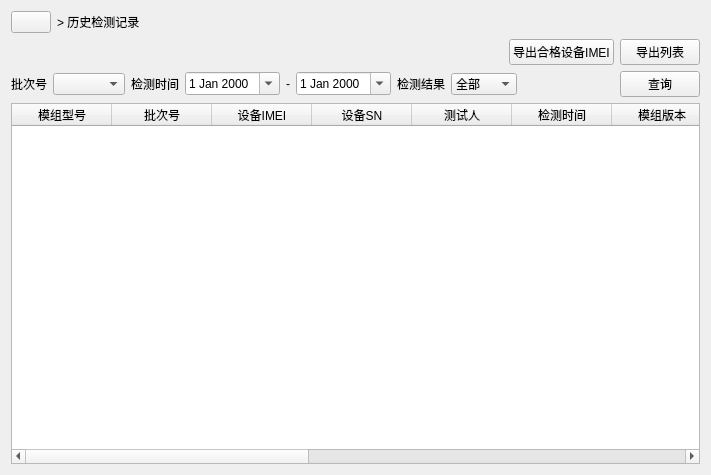
<?xml version="1.0" encoding="UTF-8"?>
<ui version="4.0">
 <class>saveRecord</class>
 <widget class="QWidget" name="saveRecord">
  <property name="geometry">
   <rect>
    <x>0</x>
    <y>0</y>
    <width>711</width>
    <height>475</height>
   </rect>
  </property>
  <property name="windowTitle">
   <string>Form</string>
  </property>
  <layout class="QGridLayout" name="gridLayout">
   <item row="0" column="0">
    <layout class="QHBoxLayout" name="horizontalLayout">
     <item>
      <widget class="QPushButton" name="pushButton_home">
       <property name="minimumSize">
        <size>
         <width>20</width>
         <height>20</height>
        </size>
       </property>
       <property name="styleSheet">
        <string notr="true">border-image: url(:/image/home.png);</string>
       </property>
       <property name="text">
        <string/>
       </property>
      </widget>
     </item>
     <item>
      <widget class="QLabel" name="label_path">
       <property name="text">
        <string>&gt; 历史检测记录</string>
       </property>
      </widget>
     </item>
     <item>
      <spacer name="horizontalSpacer">
       <property name="orientation">
        <enum>Qt::Horizontal</enum>
       </property>
       <property name="sizeHint" stdset="0">
        <size>
         <width>40</width>
         <height>20</height>
        </size>
       </property>
      </spacer>
     </item>
    </layout>
   </item>
   <item row="1" column="0">
    <layout class="QHBoxLayout" name="horizontalLayout_2">
     <item>
      <spacer name="horizontalSpacer_2">
       <property name="orientation">
        <enum>Qt::Horizontal</enum>
       </property>
       <property name="sizeHint" stdset="0">
        <size>
         <width>40</width>
         <height>20</height>
        </size>
       </property>
      </spacer>
     </item>
     <item>
      <widget class="QPushButton" name="pushButton_exportDevImei">
       <property name="text">
        <string>导出合格设备IMEI</string>
       </property>
      </widget>
     </item>
     <item>
      <widget class="QPushButton" name="pushButton_exportList">
       <property name="text">
        <string>导出列表</string>
       </property>
      </widget>
     </item>
    </layout>
   </item>
   <item row="2" column="0">
    <layout class="QHBoxLayout" name="horizontalLayout_3">
     <item>
      <widget class="QLabel" name="label_batch">
       <property name="text">
        <string>批次号</string>
       </property>
      </widget>
     </item>
     <item>
      <widget class="QComboBox" name="comboBox_batch"/>
     </item>
     <item>
      <widget class="QLabel" name="label_time">
       <property name="text">
        <string>检测时间</string>
       </property>
      </widget>
     </item>
     <item>
      <widget class="QDateEdit" name="dateEdit_startTime">
       <property name="calendarPopup">
        <bool>true</bool>
       </property>
      </widget>
     </item>
     <item>
      <widget class="QLabel" name="label">
       <property name="text">
        <string>-</string>
       </property>
      </widget>
     </item>
     <item>
      <widget class="QDateEdit" name="dateEdit_endTime">
       <property name="calendarPopup">
        <bool>true</bool>
       </property>
      </widget>
     </item>
     <item>
      <widget class="QLabel" name="label_resultSelect">
       <property name="text">
        <string>检测结果</string>
       </property>
      </widget>
     </item>
     <item>
      <widget class="QComboBox" name="comboBox_resultSelect">
       <item>
        <property name="text">
         <string>全部</string>
        </property>
       </item>
       <item>
        <property name="text">
         <string>通过</string>
        </property>
       </item>
       <item>
        <property name="text">
         <string>不通过</string>
        </property>
       </item>
      </widget>
     </item>
     <item>
      <spacer name="horizontalSpacer_3">
       <property name="orientation">
        <enum>Qt::Horizontal</enum>
       </property>
       <property name="sizeHint" stdset="0">
        <size>
         <width>40</width>
         <height>20</height>
        </size>
       </property>
      </spacer>
     </item>
     <item>
      <widget class="QPushButton" name="pushButton_find">
       <property name="text">
        <string>查询</string>
       </property>
      </widget>
     </item>
    </layout>
   </item>
   <item row="3" column="0">
    <widget class="QTableWidget" name="tableWidget">
     <column>
      <property name="text">
       <string>模组型号</string>
      </property>
     </column>
     <column>
      <property name="text">
       <string>批次号</string>
      </property>
     </column>
     <column>
      <property name="text">
       <string>设备IMEI</string>
      </property>
     </column>
     <column>
      <property name="text">
       <string>设备SN</string>
      </property>
     </column>
     <column>
      <property name="text">
       <string>测试人</string>
      </property>
     </column>
     <column>
      <property name="text">
       <string>检测时间</string>
      </property>
     </column>
     <column>
      <property name="text">
       <string>模组版本</string>
      </property>
     </column>
     <column>
      <property name="text">
       <string>指示灯</string>
      </property>
     </column>
     <column>
      <property name="text">
       <string>蜂鸣器</string>
      </property>
     </column>
     <column>
      <property name="text">
       <string>按键</string>
      </property>
     </column>
     <column>
      <property name="text">
       <string>干簧管</string>
      </property>
     </column>
     <column>
      <property name="text">
       <string>联网</string>
      </property>
     </column>
     <column>
      <property name="text">
       <string>CSQ</string>
      </property>
     </column>
     <column>
      <property name="text">
       <string>检测结果</string>
      </property>
     </column>
    </widget>
   </item>
  </layout>
 </widget>
 <resources/>
 <connections/>
</ui>
